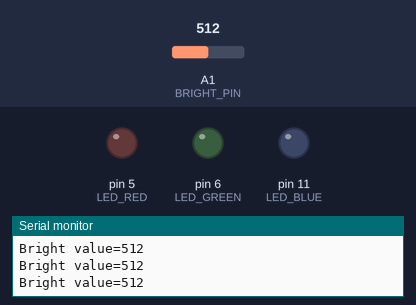
Bench run of a sketch on a simulated Arduino Uno, built with avr-gcc and run on an emulated ATmega328P. On the bench: output pins drawn as LEDs (lit = HIGH), the last lines printed to the serial monitor. The inputs (shaded band) are chosen by the test bench; at power-on: A1 (BRIGHT_PIN) = 512.

Above: at 1.2 s.
1.3 s: A1 (BRIGHT_PIN) set to 314
4.3 s: A1 (BRIGHT_PIN) set to 286
At 7.2 s:
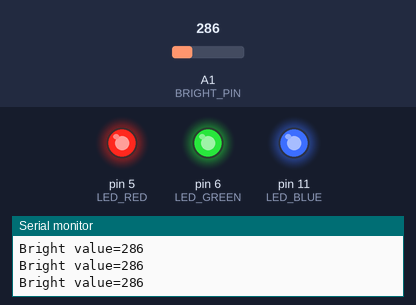
7.3 s: A1 (BRIGHT_PIN) set to 306
At 7.8 s:
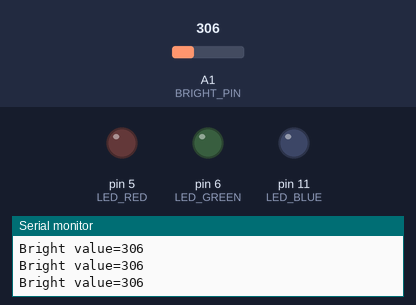
10.3 s: A1 (BRIGHT_PIN) set to 290
At 14.0 s:
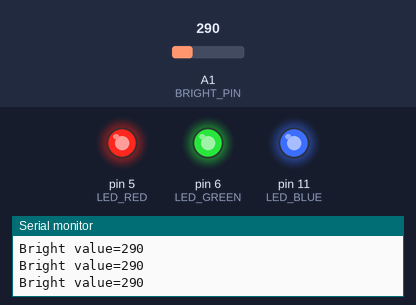
Timing chart, 0 to 14.3 s (numbered marks = the images above; inputs shaded):
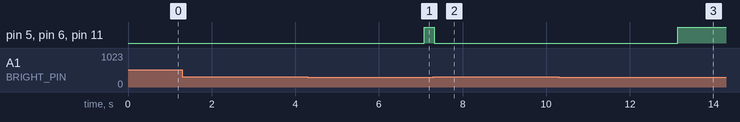

The sketch:

LEDON_DELAY.ino
```cpp
#define LED_RED 5
#define LED_GREEN 6
#define LED_BLUE 11
#define BRIGHT_PIN A1

unsigned long currTime = 0;
unsigned long prevTime = 0;
int sec = 0;
int state = 0;

void setup() {
  Serial.begin(9600);
  pinMode(LED_RED, OUTPUT);
  pinMode(LED_BLUE, OUTPUT);
  pinMode(LED_GREEN, OUTPUT);
}

void loop() {
  int brightValue = analogRead(BRIGHT_PIN);
  Serial.print("Bright value=");
  Serial.println(brightValue);

  currTime = millis();
  if(currTime - prevTime >= 1000){
    prevTime = currTime;
    sec++;
  }

  if (brightValue <= 300){
    if(sec >= 3){
      sec = 3;
      ledOn();
    }
  }

  else{
    sec = 0;
    ledOff();
  }

}

void ledOn(){
  digitalWrite(LED_RED, HIGH);
  digitalWrite(LED_BLUE, HIGH);
  digitalWrite(LED_GREEN, HIGH);
}

void ledOff(){
  digitalWrite(LED_RED, LOW);
  digitalWrite(LED_BLUE, LOW);
  digitalWrite(LED_GREEN, LOW);
}
```

Measured:
- the behaviour switches between 301 and 300 on A1 (BRIGHT_PIN) (found by bisection; images 0 and 1)
- after the input at 4.3 s, pin 5 (LED_RED), pin 6 (LED_GREEN), pin 11 (LED_BLUE): LOW → HIGH after 2.8 s
- after the input at 7.3 s, pin 5 (LED_RED), pin 6 (LED_GREEN), pin 11 (LED_BLUE): HIGH → LOW at once
- after the input at 10.3 s, pin 5 (LED_RED), pin 6 (LED_GREEN), pin 11 (LED_BLUE): LOW → HIGH after 2.8 s
